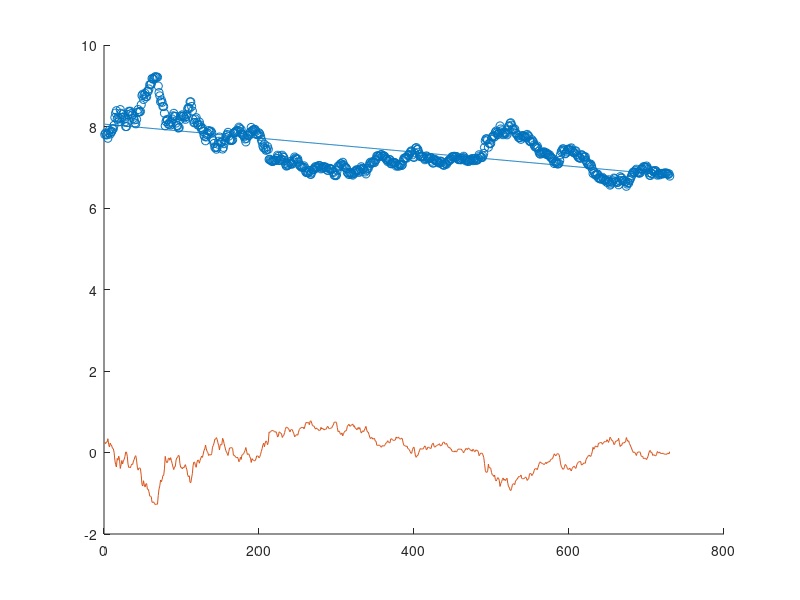
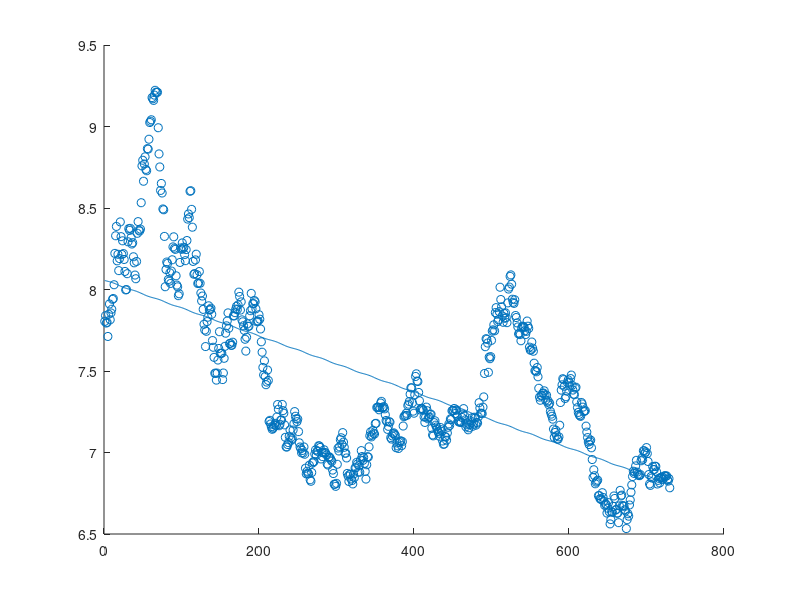

Reproduce these figures in MATLAB, in order. (Note: this script raises an error after producing the figures.)

load dollarkurs.mat
X = USDSEK;
N = length(X);
tt=(1:N)';

%% 3a Linjär modell
A = [ones(N,1),tt];

mkdum = (A'*A) \ (A'*X);
mksmart = A \ X;

disp("Skillnader i koefficienter");
disp(mkdum-mksmart);

disp("Konditionstal: ")
disp(cond(A));

Y=tt*mkdum(2) + mkdum(1);
figure(1);
scatter(tt, X);
hold on;
plot(tt, Y);
errs = Y - X;
plot(tt, errs);
hold off;

%% 3b Normalekvationerna och konditionering

%% 3c Linjär + periodisk modell

% Er kod här...

L = 30;
A=[ones(N,1), tt, sin(2*pi*tt/L), cos(2*pi*tt/L)];

mkdum = (A'*A) \ (A'*X);
mksmart = A \ X;

disp("Skillnader i koefficienter");
disp(mkdum-mksmart);

disp("Konditionstal: ")
disp(cond(A));

Y = mkdum(1) + mkdum(2)*tt + mkdum(3)*sin(2*pi*tt/L) + mkdum(4)*cos(2*pi*tt/L);
figure(2);
scatter(tt, X);
hold on;
plot(tt,Y);
errs = Y - X;
%plot(tt,errs);
hold off;


%% 3d Icke-linjär modell
function [Y] = F(d0, d1, d2, d3, L)
    load dollarkurs.mat
    X = USDSEK;
    N = length(X);
    tt=(1:N)';
    Y=zeros(N,1);
    for i = 1:N
        Y(i)=d0+d1*i+d2*sin(2*pi*i/L)+d3*cos(2*pi*i/L)-X(i);
    end
end

function [J] = jac(d0,d1,d2,d3,L)
    load dollarkurs.mat
    X = USDSEK;
    N = length(X);
    tt=(1:N)';
    Y=zeros(N,1);

    J = zeros(N, 5);
    fprintf("%f,%f,%f,%f,%f\n", d0,d1,d2,d3,L);

    for i = 1:N
        disp(i);
        J(i,1)=1;
        J(i,2)=i;
        disp(sin(2*pi*i/L));
        J(i,3)=sin(2*pi*i/L);
        J(i,4)=cos(2*pi*i/L);
        J(i,5)=-d2*cos(2*pi*i/L)*2*pi*i/L^2 + d3*2*pi*i/L^2*sin(2*pi*i/L);
    end
end

S=[mkdum;L];
dxnorm = inf;
tau = 1e-5;
while (dxnorm>tau && iter<1000)
    dx = -jac(S(1),S(2),S(3),S(4),S(5))\F(S(1),S(2),S(3),S(4),S(5)); %lös med minsta kvadrat i varje steg
    dxnorm = norm(dx);
    S = S + dx;
    iter = iter+1;
    %disp([iter dxnorm])
end

figure(3);
scatter(tt, X);
hold on;
Yperiodgood = S(1) + S(2)*tt + S(3)*sin(2*pi*tt/L) + S(4)*cos(2*pi*tt/L);
plot(tt,Yperiodgood);
Yperiodbad = mkdum(1) + mkdum(2)*tt + mkdum(3)*sin(2*pi*tt/L) + mkdum(4)*cos(2*pi*tt/L);
plot(tt,Yperiodbad);
Ylinregged=tt*mkdum(2) + mkdum(1);
plot(tt,Ylinregged);
hold off;

disp("koefficienter");
disp(S);

disp("medelkvadratfel");
SqErrPeriodGood = sum((Yperiodgood - X).^2) / length(Yperiodgood);
SqErrPeriodBad = sum((Yperiodbad - X).^2) / length(Yperiodbad);
SqErrLinreg = sum((Ylinregged - X).^2) / length(Ylinregged);

fprintf("för bra periodisk: %.16f\n", SqErrPeriodGood);
fprintf("för dålig periodisk: %.16f\n", SqErrPeriodBad);
fprintf("för linjär: %.16f\n", SqErrLinreg);
